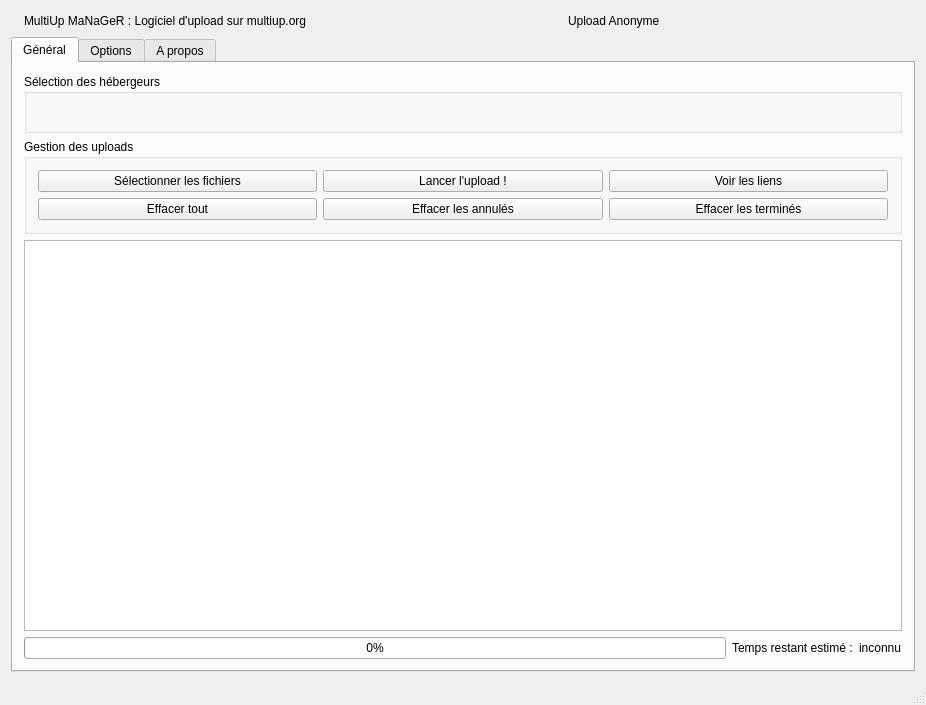
<?xml version="1.0" encoding="UTF-8"?>
<ui version="4.0">
 <class>MainWindow</class>
 <widget class="QMainWindow" name="MainWindow">
  <property name="enabled">
   <bool>true</bool>
  </property>
  <property name="geometry">
   <rect>
    <x>0</x>
    <y>0</y>
    <width>926</width>
    <height>705</height>
   </rect>
  </property>
  <property name="acceptDrops">
   <bool>false</bool>
  </property>
  <property name="windowTitle">
   <string>MainWindow</string>
  </property>
  <widget class="QWidget" name="centralWidget">
   <layout class="QVBoxLayout" name="verticalLayout_5">
    <item>
     <layout class="QHBoxLayout" name="horizontalLayout_2">
      <item>
       <widget class="QLabel" name="label_7">
        <property name="text">
         <string/>
        </property>
        <property name="pixmap">
         <pixmap resource="Multiup.qrc">:/img/favicon.png</pixmap>
        </property>
       </widget>
      </item>
      <item>
       <widget class="QLabel" name="label_3">
        <property name="text">
         <string>MultiUp MaNaGeR : Logiciel d'upload sur multiup.org</string>
        </property>
       </widget>
      </item>
      <item>
       <spacer name="horizontalSpacer">
        <property name="orientation">
         <enum>Qt::Horizontal</enum>
        </property>
        <property name="sizeHint" stdset="0">
         <size>
          <width>40</width>
          <height>20</height>
         </size>
        </property>
       </spacer>
      </item>
      <item>
       <widget class="QLabel" name="labelNomUtilisateur">
        <property name="statusTip">
         <string>Affiche le login du compte utilisé pour les chargements</string>
        </property>
        <property name="text">
         <string>Upload Anonyme</string>
        </property>
       </widget>
      </item>
      <item>
       <spacer name="horizontalSpacer_2">
        <property name="orientation">
         <enum>Qt::Horizontal</enum>
        </property>
        <property name="sizeHint" stdset="0">
         <size>
          <width>40</width>
          <height>20</height>
         </size>
        </property>
       </spacer>
      </item>
     </layout>
    </item>
    <item>
     <widget class="QTabWidget" name="tabWidget">
      <property name="currentIndex">
       <number>0</number>
      </property>
      <widget class="QWidget" name="tab">
       <attribute name="title">
        <string>Général</string>
       </attribute>
       <layout class="QVBoxLayout" name="verticalLayout">
        <item>
         <widget class="QGroupBox" name="groupBoxHebergeurs">
          <property name="title">
           <string>Sélection des hébergeurs</string>
          </property>
          <layout class="QGridLayout" name="gridLayout_4">
           <item row="0" column="0">
            <layout class="QGridLayout" name="gridLayoutHebergeurs"/>
           </item>
           <item row="1" column="0">
            <widget class="QLabel" name="label_8">
             <property name="autoFillBackground">
              <bool>false</bool>
             </property>
             <property name="text">
              <string/>
             </property>
             <property name="scaledContents">
              <bool>false</bool>
             </property>
             <property name="alignment">
              <set>Qt::AlignCenter</set>
             </property>
            </widget>
           </item>
          </layout>
         </widget>
        </item>
        <item>
         <widget class="QGroupBox" name="groupBoxBoutons">
          <property name="title">
           <string>Gestion des uploads</string>
          </property>
          <layout class="QGridLayout" name="gridLayout_3">
           <item row="0" column="0">
            <layout class="QGridLayout" name="gridLayoutBoutons">
             <item row="0" column="0">
              <widget class="QPushButton" name="boutonOuvrir">
               <property name="statusTip">
                <string>Permet d'ajouter des fichiers à la liste d'attente</string>
               </property>
               <property name="text">
                <string>Sélectionner les fichiers</string>
               </property>
               <property name="icon">
                <iconset resource="Multiup.qrc">
                 <normaloff>:/interface/img/interface/menu_add.png</normaloff>:/interface/img/interface/menu_add.png</iconset>
               </property>
              </widget>
             </item>
             <item row="0" column="1">
              <widget class="QPushButton" name="boutonUpload">
               <property name="statusTip">
                <string>Démarre l'upload des fichiers mis en attente</string>
               </property>
               <property name="text">
                <string>Lancer l'upload !</string>
               </property>
               <property name="icon">
                <iconset resource="Multiup.qrc">
                 <normaloff>:/interface/img/interface/status_uploading.png</normaloff>:/interface/img/interface/status_uploading.png</iconset>
               </property>
              </widget>
             </item>
             <item row="1" column="0">
              <widget class="QPushButton" name="boutonSuppressionTout">
               <property name="statusTip">
                <string>Enlève tous les fichiers en attente</string>
               </property>
               <property name="text">
                <string>Effacer tout</string>
               </property>
               <property name="icon">
                <iconset resource="Multiup.qrc">
                 <normaloff>:/interface/img/interface/selection_delete.png</normaloff>:/interface/img/interface/selection_delete.png</iconset>
               </property>
              </widget>
             </item>
             <item row="0" column="2">
              <widget class="QPushButton" name="boutonLiens">
               <property name="statusTip">
                <string>Permet de visualiser la liste des liens obtenus</string>
               </property>
               <property name="text">
                <string>Voir les liens</string>
               </property>
               <property name="icon">
                <iconset resource="Multiup.qrc">
                 <normaloff>:/interface/img/interface/status_editing.png</normaloff>:/interface/img/interface/status_editing.png</iconset>
               </property>
              </widget>
             </item>
             <item row="1" column="1">
              <widget class="QPushButton" name="boutonSuppressionAnnules">
               <property name="statusTip">
                <string>Enlève les fichiers annulés</string>
               </property>
               <property name="text">
                <string>Effacer les annulés</string>
               </property>
               <property name="icon">
                <iconset resource="Multiup.qrc">
                 <normaloff>:/interface/img/interface/remove.png</normaloff>:/interface/img/interface/remove.png</iconset>
               </property>
              </widget>
             </item>
             <item row="1" column="2">
              <widget class="QPushButton" name="boutonSuppressionTermines">
               <property name="statusTip">
                <string>Enlève les fichiers terminés</string>
               </property>
               <property name="text">
                <string>Effacer les terminés</string>
               </property>
               <property name="icon">
                <iconset resource="Multiup.qrc">
                 <normaloff>:/interface/img/interface/status_finished.png</normaloff>:/interface/img/interface/status_finished.png</iconset>
               </property>
              </widget>
             </item>
            </layout>
           </item>
          </layout>
         </widget>
        </item>
        <item>
         <widget class="QTableWidget" name="tableWidget">
          <property name="acceptDrops">
           <bool>false</bool>
          </property>
          <attribute name="horizontalHeaderCascadingSectionResizes">
           <bool>true</bool>
          </attribute>
          <attribute name="verticalHeaderCascadingSectionResizes">
           <bool>false</bool>
          </attribute>
         </widget>
        </item>
        <item>
         <layout class="QHBoxLayout" name="horizontalLayout">
          <item>
           <widget class="QProgressBar" name="progressBar">
            <property name="statusTip">
             <string>Progression globale des chargements</string>
            </property>
            <property name="value">
             <number>0</number>
            </property>
           </widget>
          </item>
          <item>
           <widget class="QLabel" name="label_2">
            <property name="text">
             <string>Temps restant estimé :</string>
            </property>
           </widget>
          </item>
          <item>
           <widget class="QLabel" name="labelTempsEstime">
            <property name="statusTip">
             <string>Indique le temps restant de chargement estimé</string>
            </property>
            <property name="text">
             <string>inconnu</string>
            </property>
           </widget>
          </item>
         </layout>
        </item>
       </layout>
      </widget>
      <widget class="QWidget" name="tab_2">
       <attribute name="title">
        <string>Options</string>
       </attribute>
       <layout class="QVBoxLayout" name="verticalLayout_4">
        <item>
         <widget class="QGroupBox" name="groupBoxConnexion">
          <property name="title">
           <string>Connexion</string>
          </property>
          <layout class="QVBoxLayout" name="verticalLayout_3">
           <item>
            <layout class="QFormLayout" name="formLayoutIdentifiants"/>
           </item>
           <item>
            <layout class="QHBoxLayout" name="horizontalLayout_3">
             <item>
              <widget class="QPushButton" name="boutonConnexion">
               <property name="statusTip">
                <string>Permet l'upload sur un compte crée sur multiup.org</string>
               </property>
               <property name="text">
                <string>Connexion</string>
               </property>
               <property name="icon">
                <iconset resource="Multiup.qrc">
                 <normaloff>:/interface/img/interface/retry.png</normaloff>:/interface/img/interface/retry.png</iconset>
               </property>
              </widget>
             </item>
             <item>
              <widget class="QPushButton" name="boutonSavIdentifiants">
               <property name="statusTip">
                <string>Sauvegarde ou recharge les identifiants dans le fichier de configuration</string>
               </property>
               <property name="text">
                <string>Sauvegarder</string>
               </property>
               <property name="icon">
                <iconset resource="Multiup.qrc">
                 <normaloff>:/interface/img/interface/status_editing.png</normaloff>:/interface/img/interface/status_editing.png</iconset>
               </property>
              </widget>
             </item>
            </layout>
           </item>
          </layout>
         </widget>
        </item>
        <item>
         <widget class="QGroupBox" name="groupBoxDivers">
          <property name="title">
           <string>Divers</string>
          </property>
          <layout class="QGridLayout" name="gridLayout_5">
           <item row="0" column="0">
            <widget class="QCheckBox" name="checkBoxExtinction">
             <property name="statusTip">
              <string>Programme l'extinction de la machine à la fin des chargements</string>
             </property>
             <property name="text">
              <string>Extinction programmée</string>
             </property>
            </widget>
           </item>
           <item row="1" column="0">
            <widget class="QCheckBox" name="checkBoxReprise">
             <property name="statusTip">
              <string>Permet de remettre un fichier dans la liste d'attente en cas d'erreur</string>
             </property>
             <property name="text">
              <string>Reprise sur erreurs</string>
             </property>
            </widget>
           </item>
           <item row="2" column="0">
            <widget class="QCheckBox" name="checkBoxEffacement">
             <property name="statusTip">
              <string>Efface les fichiers pour lesquels les chargements ont réussi</string>
             </property>
             <property name="text">
              <string>Effacer les fichiers</string>
             </property>
            </widget>
           </item>
           <item row="0" column="1">
            <spacer name="horizontalSpacer_4">
             <property name="orientation">
              <enum>Qt::Horizontal</enum>
             </property>
             <property name="sizeHint" stdset="0">
              <size>
               <width>40</width>
               <height>20</height>
              </size>
             </property>
            </spacer>
           </item>
           <item row="0" column="2">
            <widget class="QCheckBox" name="checkBoxPrez">
             <property name="statusTip">
              <string>À la fin de l'upload, recherche un fichier du type &lt;nom.txt&gt; et remplace le motif &lt;multiup_manager&gt; par le lien obtenu.</string>
             </property>
             <property name="text">
              <string>Aide à la présentation</string>
             </property>
            </widget>
           </item>
           <item row="1" column="2">
            <widget class="QCheckBox" name="checkBoxRegVitesse">
             <property name="text">
              <string>Bridage à : 50 %</string>
             </property>
            </widget>
           </item>
           <item row="2" column="2">
            <widget class="QSlider" name="horizontalSliderRegVitesse">
             <property name="enabled">
              <bool>true</bool>
             </property>
             <property name="minimum">
              <number>1</number>
             </property>
             <property name="maximum">
              <number>4</number>
             </property>
             <property name="value">
              <number>3</number>
             </property>
             <property name="orientation">
              <enum>Qt::Horizontal</enum>
             </property>
             <property name="tickPosition">
              <enum>QSlider::TicksAbove</enum>
             </property>
             <property name="tickInterval">
              <number>1</number>
             </property>
            </widget>
           </item>
          </layout>
         </widget>
        </item>
        <item>
         <widget class="QGroupBox" name="groupBoxCompression">
          <property name="title">
           <string>Compression</string>
          </property>
          <layout class="QGridLayout" name="gridLayout_6">
           <item row="0" column="2" colspan="2">
            <widget class="QLineEdit" name="lineEditCompressSrc">
             <property name="enabled">
              <bool>false</bool>
             </property>
             <property name="readOnly">
              <bool>true</bool>
             </property>
            </widget>
           </item>
           <item row="0" column="8">
            <widget class="QLineEdit" name="lineEditCompressDest">
             <property name="enabled">
              <bool>false</bool>
             </property>
             <property name="readOnly">
              <bool>true</bool>
             </property>
            </widget>
           </item>
           <item row="3" column="0" colspan="2">
            <widget class="QLabel" name="label_5">
             <property name="text">
              <string>Nombre de parties :</string>
             </property>
            </widget>
           </item>
           <item row="3" column="2" colspan="2">
            <widget class="QLineEdit" name="lineEditCompressNb">
             <property name="statusTip">
              <string>Spécifier le nombre de parties (par défaut le fichier est divisé en parties &lt; à 1Gio)</string>
             </property>
            </widget>
           </item>
           <item row="4" column="0" colspan="2">
            <widget class="QLabel" name="label_6">
             <property name="text">
              <string>Mot de passe :</string>
             </property>
            </widget>
           </item>
           <item row="4" column="2" colspan="2">
            <widget class="QLineEdit" name="lineEditCompressMdp">
             <property name="statusTip">
              <string>Spécifier un mot de passe (optionnel)</string>
             </property>
            </widget>
           </item>
           <item row="5" column="0" colspan="2">
            <widget class="QPushButton" name="boutonCompress">
             <property name="statusTip">
              <string>Débuter la compression et l'ajout à la liste d'attente. NB: Vous devez avoir winrar installé (voir fichier de configuration)</string>
             </property>
             <property name="text">
              <string>Valider</string>
             </property>
            </widget>
           </item>
           <item row="2" column="0">
            <widget class="QLabel" name="label">
             <property name="text">
              <string>Nom de sortie :</string>
             </property>
            </widget>
           </item>
           <item row="2" column="2" colspan="2">
            <widget class="QLineEdit" name="lineEditCompressNom">
             <property name="acceptDrops">
              <bool>false</bool>
             </property>
             <property name="statusTip">
              <string>Entrer le nom du fichier compressé (par défaut un nom aléatoire est choisi)</string>
             </property>
            </widget>
           </item>
           <item row="0" column="0" colspan="2">
            <widget class="QPushButton" name="boutonCompressSrc">
             <property name="statusTip">
              <string>Permet de sélectionner le fichier à compresser</string>
             </property>
             <property name="text">
              <string>Source :</string>
             </property>
             <property name="icon">
              <iconset resource="Multiup.qrc">
               <normaloff>:/interface/img/interface/menu_add.png</normaloff>:/interface/img/interface/menu_add.png</iconset>
             </property>
            </widget>
           </item>
           <item row="0" column="6">
            <widget class="QPushButton" name="boutonCompressDest">
             <property name="statusTip">
              <string>Permet de choisir le répertoire de destination du fichier compressé</string>
             </property>
             <property name="text">
              <string>Destination :</string>
             </property>
             <property name="icon">
              <iconset resource="Multiup.qrc">
               <normaloff>:/interface/img/interface/menu_paste.png</normaloff>:/interface/img/interface/menu_paste.png</iconset>
             </property>
            </widget>
           </item>
           <item row="5" column="4">
            <spacer name="horizontalSpacer_3">
             <property name="orientation">
              <enum>Qt::Horizontal</enum>
             </property>
             <property name="sizeHint" stdset="0">
              <size>
               <width>40</width>
               <height>20</height>
              </size>
             </property>
            </spacer>
           </item>
           <item row="5" column="6">
            <widget class="QLabel" name="labelCompressEtape">
             <property name="text">
              <string/>
             </property>
            </widget>
           </item>
           <item row="5" column="2">
            <widget class="QProgressBar" name="progressBarCompress">
             <property name="value">
              <number>0</number>
             </property>
            </widget>
           </item>
           <item row="3" column="8">
            <widget class="QLabel" name="labelCompressTailleFichier">
             <property name="enabled">
              <bool>false</bool>
             </property>
             <property name="text">
              <string/>
             </property>
            </widget>
           </item>
           <item row="3" column="6">
            <widget class="QLabel" name="label_4">
             <property name="text">
              <string>Taille du fichier (en Mio) :</string>
             </property>
            </widget>
           </item>
           <item row="5" column="8">
            <widget class="QPushButton" name="boutonSavParametres">
             <property name="statusTip">
              <string>Sauvegarde ou recharge les paramètres</string>
             </property>
             <property name="text">
              <string>Sauvegarder</string>
             </property>
             <property name="icon">
              <iconset resource="Multiup.qrc">
               <normaloff>:/interface/img/interface/status_editing.png</normaloff>:/interface/img/interface/status_editing.png</iconset>
             </property>
            </widget>
           </item>
          </layout>
         </widget>
        </item>
       </layout>
      </widget>
      <widget class="QWidget" name="tab_3">
       <attribute name="title">
        <string>A propos</string>
       </attribute>
       <layout class="QVBoxLayout" name="verticalLayout_6">
        <item>
         <widget class="QPushButton" name="boutonAProposQt">
          <property name="statusTip">
           <string>A propos de Qt</string>
          </property>
          <property name="text">
           <string>Qt</string>
          </property>
         </widget>
        </item>
        <item>
         <widget class="QPushButton" name="boutonGoSite">
          <property name="statusTip">
           <string>Visiter le site https://multiup.org</string>
          </property>
          <property name="text">
           <string> Aller sur le site</string>
          </property>
          <property name="icon">
           <iconset resource="Multiup.qrc">
            <normaloff>:/interface/img/interface/firefox_logo.png</normaloff>:/interface/img/interface/firefox_logo.png</iconset>
          </property>
         </widget>
        </item>
        <item>
         <widget class="QPushButton" name="boutonVoirMiseAJour">
          <property name="statusTip">
           <string>Afficher les changements</string>
          </property>
          <property name="text">
           <string> Changelog</string>
          </property>
          <property name="icon">
           <iconset resource="Multiup.qrc">
            <normaloff>:/interface/img/interface/retry.png</normaloff>:/interface/img/interface/retry.png</iconset>
          </property>
         </widget>
        </item>
        <item>
         <widget class="QTextEdit" name="textEdit">
          <property name="sizePolicy">
           <sizepolicy hsizetype="Expanding" vsizetype="Expanding">
            <horstretch>0</horstretch>
            <verstretch>0</verstretch>
           </sizepolicy>
          </property>
          <property name="html">
           <string>&lt;!DOCTYPE HTML PUBLIC &quot;-//W3C//DTD HTML 4.0//EN&quot; &quot;http://www.w3.org/TR/REC-html40/strict.dtd&quot;&gt;
&lt;html&gt;&lt;head&gt;&lt;meta name=&quot;qrichtext&quot; content=&quot;1&quot; /&gt;&lt;style type=&quot;text/css&quot;&gt;
p, li { white-space: pre-wrap; }
&lt;/style&gt;&lt;/head&gt;&lt;body style=&quot; font-family:'DejaVu Sans'; font-size:9pt; font-weight:400; font-style:normal;&quot;&gt;
&lt;p style=&quot; margin-top:0px; margin-bottom:0px; margin-left:0px; margin-right:0px; -qt-block-indent:0; text-indent:0px;&quot;&gt;&lt;span style=&quot; font-family:'Sans Serif'; font-weight:600; text-decoration: underline;&quot;&gt;Est-ce payant ?&lt;/span&gt;&lt;/p&gt;
&lt;p style=&quot; margin-top:12px; margin-bottom:12px; margin-left:0px; margin-right:0px; -qt-block-indent:0; text-indent:0px;&quot;&gt;&lt;span style=&quot; font-family:'Sans Serif';&quot;&gt;Non, absolument pas. Tout ce qui est ici est gratuit. Ce service vous est fourni dans l'état et son utilisation est entièrement gratuite. Ce service est auto-financé par les publicités.&lt;/span&gt;&lt;/p&gt;
&lt;p style=&quot;-qt-paragraph-type:empty; margin-top:12px; margin-bottom:12px; margin-left:0px; margin-right:0px; -qt-block-indent:0; text-indent:0px; font-family:'Sans Serif';&quot;&gt;&lt;br /&gt;&lt;/p&gt;
&lt;p style=&quot; margin-top:12px; margin-bottom:12px; margin-left:0px; margin-right:0px; -qt-block-indent:0; text-indent:0px;&quot;&gt;&lt;span style=&quot; font-family:'Sans Serif'; font-weight:600; text-decoration: underline;&quot;&gt;Comment nous aider ?&lt;/span&gt;&lt;/p&gt;
&lt;p style=&quot; margin-top:12px; margin-bottom:12px; margin-left:0px; margin-right:0px; -qt-block-indent:0; text-indent:0px;&quot;&gt;&lt;span style=&quot; font-family:'Sans Serif';&quot;&gt;Ce qui nous manque le plus, c'est l'argent. En effet l'infrastructure coûte cher. Les publicités permettent en partie de payer les serveurs. Mais c'est souvent insuffisant, vous pouvez nous aider en devenant membre premium. Cela nous permettra d'investir dans de nouveaux serveurs, et d'accroître les fonctionnalités de MultiUp.org.&lt;/span&gt;&lt;/p&gt;
&lt;p style=&quot;-qt-paragraph-type:empty; margin-top:12px; margin-bottom:12px; margin-left:0px; margin-right:0px; -qt-block-indent:0; text-indent:0px; font-family:'Sans Serif';&quot;&gt;&lt;br /&gt;&lt;/p&gt;
&lt;p style=&quot; margin-top:12px; margin-bottom:12px; margin-left:0px; margin-right:0px; -qt-block-indent:0; text-indent:0px;&quot;&gt;&lt;span style=&quot; font-family:'Sans Serif'; font-weight:600; text-decoration: underline;&quot;&gt;À propos des comptes premium :&lt;/span&gt;&lt;/p&gt;
&lt;p style=&quot; margin-top:12px; margin-bottom:12px; margin-left:0px; margin-right:0px; -qt-block-indent:0; text-indent:0px;&quot;&gt;Les comptes premiums sont maintenant disponible sur la page premium : &lt;/p&gt;
&lt;ul style=&quot;margin-top: 0px; margin-bottom: 0px; margin-left: 0px; margin-right: 0px; -qt-list-indent: 1;&quot;&gt;&lt;li style=&quot; margin-top:12px; margin-bottom:0px; margin-left:0px; margin-right:0px; -qt-block-indent:0; text-indent:0px;&quot;&gt;plus aucune publicité ennuyante&lt;/li&gt;
&lt;li style=&quot; margin-top:0px; margin-bottom:0px; margin-left:0px; margin-right:0px; -qt-block-indent:0; text-indent:0px;&quot;&gt;un meilleur support des torrents&lt;/li&gt;
&lt;li style=&quot; margin-top:0px; margin-bottom:12px; margin-left:0px; margin-right:0px; -qt-block-indent:0; text-indent:0px;&quot;&gt;téléchargement premium illimité sur plus de 300 hébergeurs de fichiers&lt;/li&gt;&lt;/ul&gt;&lt;/body&gt;&lt;/html&gt;</string>
          </property>
         </widget>
        </item>
        <item>
         <widget class="QPushButton" name="boutonPaypal">
          <property name="statusTip">
           <string>Faire un don via Paypal</string>
          </property>
          <property name="text">
           <string> Soutenez le travail de MultiUp.org avec un compte premium !</string>
          </property>
          <property name="icon">
           <iconset resource="Multiup.qrc">
            <normaloff>:/interface/img/interface/firefox_logo.png</normaloff>:/interface/img/interface/firefox_logo.png</iconset>
          </property>
         </widget>
        </item>
       </layout>
      </widget>
     </widget>
    </item>
   </layout>
  </widget>
  <widget class="QStatusBar" name="barreEtat">
   <property name="enabled">
    <bool>false</bool>
   </property>
  </widget>
 </widget>
 <layoutdefault spacing="6" margin="11"/>
 <resources>
  <include location="Multiup.qrc"/>
 </resources>
 <connections/>
</ui>
